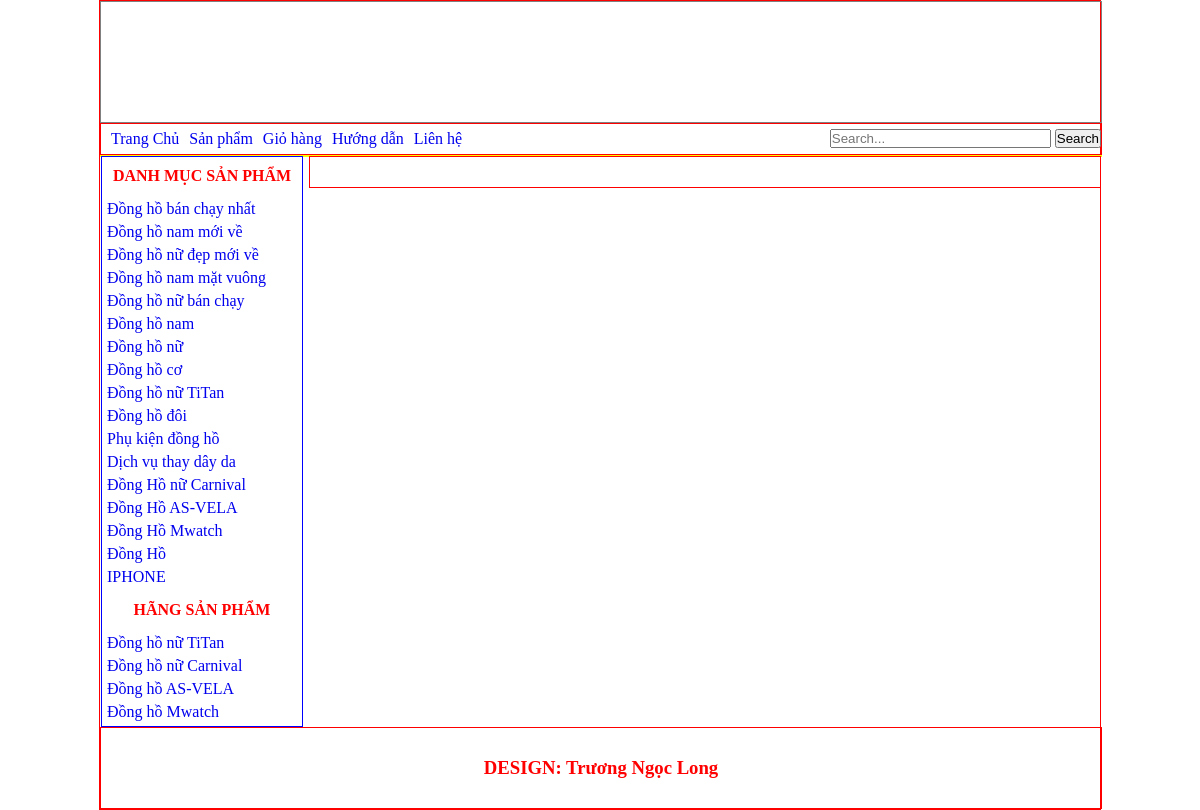
Screenshot of /index.php?act=chitietloaisanpham&id=1 with the database file from the repository.
### tables this page shows
CREATE TABLE `loaisp` (
  `id_loaisp` int(11) NOT NULL,
  `tenloaisp` varchar(255) NOT NULL,
  `thutu` int(100) NOT NULL
);

### modules/left/danhsach.php (the view, shortened to what this page needs)
<?php
	$sql_loaisp="select *from loaisp order by thutu";
	$query=mysql_query($sql_loaisp);
?>
<p style="text-align:center;color:red;padding:10px;font-weight:bold;">DANH MỤC SẢN PHẨM</p>
<div class="danhsachsanpham">
    <ul>
    	<?php
			while($dong_sp=mysql_fetch_array($query)){
		?>
        <li><a href="index.php?act=chitietloaisanpham&id=<?php echo $dong_sp['id_loaisp']?>"><?php echo $dong_sp['tenloaisp']?></a></li>
        <?php
			}
		?>
    </ul>
</div>
<p style="text-align:center;color:red;padding:10px;font-weight:bold;">HÃNG SẢN PHẨM</p>
<div class="hangsanpham">
    <ul>
        <li><a href="#">Đồng hồ nữ TiTan</a></li>
        <li><a href="#">Đồng hồ nữ Carnival</a></li>
        <li><a href="#">Đồng hồ AS-VELA</a></li>
        <li><a href="#">Đồng hồ Mwatch</a></li>
    </ul>
</div>

### css/style1.css (style rules this page uses)
* { padding:0; margin:0; }
.danhsachsanpham ul { width:100%; height:auto; list-style:none; }
.danhsachsanpham ul li { marigin-left:20px; margin:5px; }
.danhsachsanpham ul li a { text-decoration:none; }
.hangsanpham ul { list-style:none; }
.hangsanpham ul li { margin-left:20px; margin:5px; }
.hangsanpham ul li a { text-decoration:none; }

### rows the page displays
loaisp: tenloaisp "Đồng hồ bán chạy nhất"
loaisp: tenloaisp "Đồng hồ nam mới về"
loaisp: tenloaisp "Đồng hồ nữ đẹp mới về"
loaisp: tenloaisp "Đồng hồ nam mặt vuông"
loaisp: tenloaisp "Đồng hồ nữ bán chạy"
loaisp: tenloaisp "Đồng hồ nam"
loaisp: tenloaisp "Đồng hồ nữ"
loaisp: tenloaisp "Đồng hồ cơ"
loaisp: tenloaisp "Đồng hồ nữ TiTan"
loaisp: tenloaisp "Đồng hồ đôi"
loaisp: tenloaisp "Phụ kiện đồng hồ"
loaisp: tenloaisp "Dịch vụ thay dây da"
loaisp: tenloaisp "Đồng Hồ nữ Carnival"
loaisp: tenloaisp "Đồng Hồ AS-VELA"
loaisp: tenloaisp "Đồng Hồ Mwatch"
loaisp: tenloaisp "Đồng Hồ"
loaisp: tenloaisp "IPHONE"
